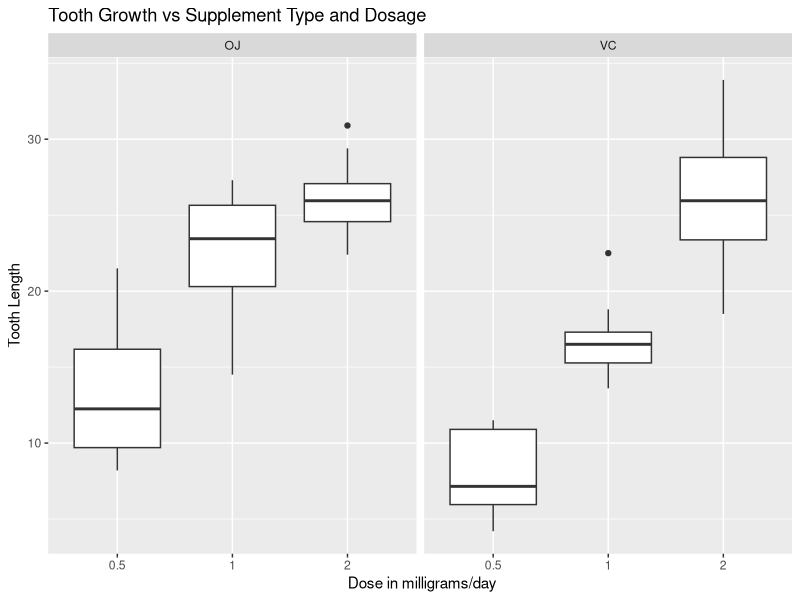

Write R code to recreate this figure.
## ---- chunk 1
knitr::opts_chunk$set(echo = TRUE)
## ---- chunk 2
data("ToothGrowth")
library(ggplot2)
## ---- chunk 3
head(ToothGrowth)
summary(ToothGrowth)
## ---- chunk 4
table(ToothGrowth$supp,ToothGrowth$dose)
## ---- chunk 5
ggplot(ToothGrowth, aes(x=factor(dose), y=len))+
  facet_grid(.~supp)+xlab(" Dose in milligrams/day")+
  ylab("Tooth Length")+
  guides(fill=FALSE)+geom_boxplot()+
  ggtitle("Tooth Growth vs Supplement Type and Dosage")
## ---- chunk 6
t.test(len~supp, data=ToothGrowth)
## ---- chunk 7
vcData12<-subset(ToothGrowth, supp == "VC" & dose != 2)
vcData13<-subset(ToothGrowth, supp == "VC" & dose != 1)
vcData23<-subset(ToothGrowth, supp == "VC" & dose != 0.5)



ojData12<-subset(ToothGrowth, supp == "OJ" & dose != 2)
ojData13<-subset(ToothGrowth, supp == "OJ" & dose != 1)
ojData23<-subset(ToothGrowth, supp == "OJ" & dose != 0.5)
## ---- chunk 8
t.test(len~dose, data=vcData12)
t.test(len~dose, data=vcData13)
t.test(len~dose, data=vcData23)
## ---- chunk 9
t.test(len~dose, data=ojData12)
t.test(len~dose, data=ojData13)
t.test(len~dose, data=ojData23)
